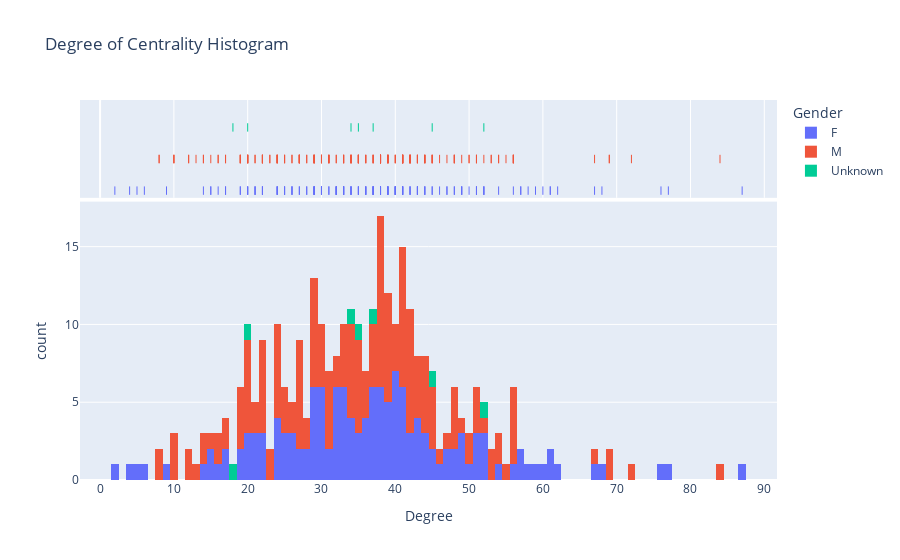

Notebook code cell kept with this figure:
### Markdown cell above
The degree centrality on average was higher for Female students. This means that female students have a higher number of connections compared to male students.

### Code cell
fig = px.histogram(df, x="Degree", color="Gender", marginal="rug",nbins=100, hover_data=df.columns,
                  title="Degree of Centrality Histogram")
fig.show()

### Figure 1 — Plotly figure (JSON) as saved in the notebook; plotly's stock layout.template omitted (floating-point values rounded to 4 significant figures; data arrays with more than 128 entries replaced by an {"elided": "..."} marker saying what was removed)
{"data": [{"alignmentgroup": "True", "bingroup": "x", "hovertemplate": "Gender=F<br>Degree=%{x}<br>count=%{y}<extra></extra>", "legendgroup": "F", "marker": {"color": "#636efa", "pattern": {"shape": ""}}, "name": "F", "nbinsx": 100, "offsetgroup": "F", "orientation": "v", "showlegend": true, "type": "histogram", "x": {"elided": "146 int values"}, "xaxis": "x", "yaxis": "y"}, {"alignmentgroup": "True", "boxpoints": "all", "customdata": {"elided": "146x7 mixed values"}, "fillcolor": "rgba(255,255,255,0)", "hoveron": "points", "hovertemplate": "Gender=%{customdata[2]}<br>Degree=%{x}<br>studentID=%{customdata[0]}<br>Class=%{customdata[1]}<br>Closeness=%{customdata[3]}<br>Betweenness=%{customdata[4]}<br>Eigenvector=%{customdata[5]}<br>PageRank=%{customdata[6]}<extra></extra>", "jitter": 0, "legendgroup": "F", "line": {"color": "rgba(255,255,255,0)"}, "marker": {"color": "#636efa", "symbol": "line-ns-open"}, "name": "F", "offsetgroup": "F", "showlegend": false, "type": "box", "x": {"elided": "146 int values"}, "xaxis": "x2", "yaxis": "y2"}, {"alignmentgroup": "True", "bingroup": "x", "hovertemplate": "Gender=M<br>Degree=%{x}<br>count=%{y}<extra></extra>", "legendgroup": "M", "marker": {"color": "#EF553B", "pattern": {"shape": ""}}, "name": "M", "nbinsx": 100, "offsetgroup": "M", "orientation": "v", "showlegend": true, "type": "histogram", "x": {"elided": "176 int values"}, "xaxis": "x", "yaxis": "y"}, {"alignmentgroup": "True", "boxpoints": "all", "customdata": {"elided": "176x7 mixed values"}, "fillcolor": "rgba(255,255,255,0)", "hoveron": "points", "hovertemplate": "Gender=%{customdata[2]}<br>Degree=%{x}<br>studentID=%{customdata[0]}<br>Class=%{customdata[1]}<br>Closeness=%{customdata[3]}<br>Betweenness=%{customdata[4]}<br>Eigenvector=%{customdata[5]}<br>PageRank=%{customdata[6]}<extra></extra>", "jitter": 0, "legendgroup": "M", "line": {"color": "rgba(255,255,255,0)"}, "marker": {"color": "#EF553B", "symbol": "line-ns-open"}, "name": "M", "offsetgroup": "M", "showlegend": false, "type": "box", "x": {"elided": "176 int values"}, "xaxis": "x2", "yaxis": "y2"}, {"alignmentgroup": "True", "bingroup": "x", "hovertemplate": "Gender=Unknown<br>Degree=%{x}<br>count=%{y}<extra></extra>", "legendgroup": "Unknown", "marker": {"color": "#00cc96", "pattern": {"shape": ""}}, "name": "Unknown", "nbinsx": 100, "offsetgroup": "Unknown", "orientation": "v", "showlegend": true, "type": "histogram", "x": [34, 45, 37, 35, 52, 18, 20], "xaxis": "x", "yaxis": "y"}, {"alignmentgroup": "True", "boxpoints": "all", "customdata": [[34, "MP", "Unknown", 0, 0, 6.174e-103, 0.0008514], [41, "MP", "Unknown", 0.009202, 0.0009144, 8.985e-98, 0.0008617], [243, "MP", "Unknown", 0.05954, 0.000634, 5.047e-71, 0.0009857], [420, "MP", "Unknown", 0.1323, 0.001998, 2.153e-49, 0.001078], [58, "PC*", "Unknown", 0.01534, 0.002096, 9.051e-98, 0.0009657], [209, "PC*", "Unknown", 0.06945, 0.0005264, 4.193e-68, 0.001078], [979, "2BIO2", "Unknown", 0.2525, 0.0001521, 5.443e-27, 0.003233]], "fillcolor": "rgba(255,255,255,0)", "hoveron": "points", "hovertemplate": "Gender=%{customdata[2]}<br>Degree=%{x}<br>studentID=%{customdata[0]}<br>Class=%{customdata[1]}<br>Closeness=%{customdata[3]}<br>Betweenness=%{customdata[4]}<br>Eigenvector=%{customdata[5]}<br>PageRank=%{customdata[6]}<extra></extra>", "jitter": 0, "legendgroup": "Unknown", "line": {"color": "rgba(255,255,255,0)"}, "marker": {"color": "#00cc96", "symbol": "line-ns-open"}, "name": "Unknown", "offsetgroup": "Unknown", "showlegend": false, "type": "box", "x": [34, 45, 37, 35, 52, 18, 20], "xaxis": "x2", "yaxis": "y2"}], "layout": {"autosize": true, "barmode": "relative", "legend": {"title": {"text": "Gender"}, "tracegroupgap": 0}, "title": {"text": "Degree of Centrality Histogram"}, "xaxis": {"anchor": "y", "autorange": true, "domain": [0, 1], "range": [-2.722, 91.72], "title": {"text": "Degree"}, "type": "linear"}, "xaxis2": {"anchor": "y2", "autorange": true, "domain": [0, 1], "matches": "x", "range": [-2.722, 91.72], "showgrid": true, "showticklabels": false, "type": "linear"}, "yaxis": {"anchor": "x", "autorange": true, "domain": [0, 0.7326], "range": [0, 17.89], "title": {"text": "count"}}, "yaxis2": {"anchor": "x2", "autorange": true, "domain": [0.7426, 1], "matches": "y2", "range": [-0.7077, 2.5], "showgrid": false, "showline": false, "showticklabels": false, "ticks": "", "type": "category"}}}
